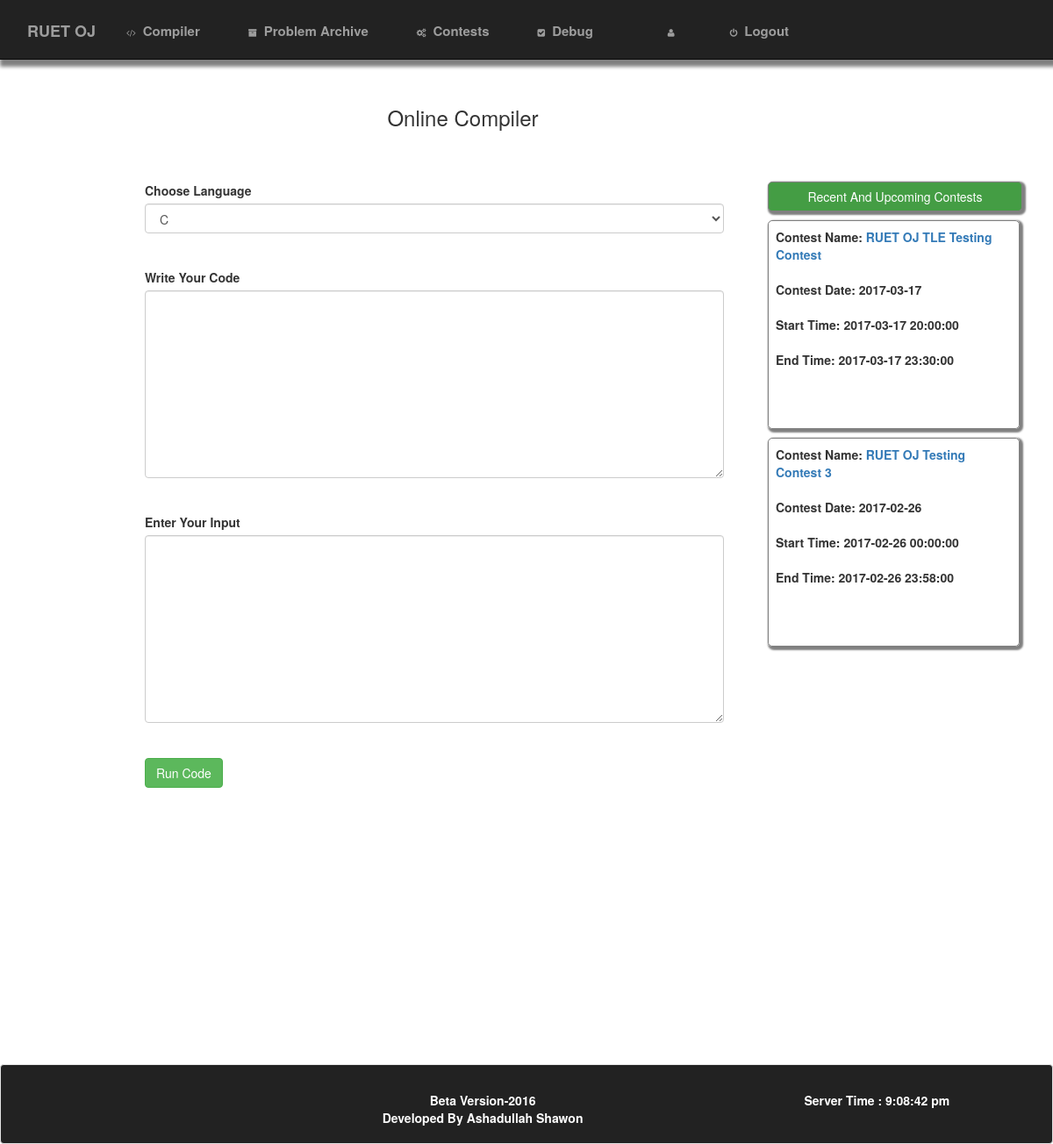
Page / (signed in) on the committed database.
### tables this page shows
CREATE TABLE IF NOT EXISTS `rapl_oj_contest` (
  `id` int(11) NOT NULL,
  `cname` varchar(4000) DEFAULT NULL,
  `start_at` datetime DEFAULT NULL,
  `end_at` datetime DEFAULT NULL,
  `date_on` date DEFAULT NULL,
  `owner` varchar(100) DEFAULT 'shawon'
);

### index.php (the view, shortened to what this page needs)
<?php
if(isset($_SESSION['un']))
{
  $username=$_SESSION['un'];
}
?>
<!DOCTYPE html>
<html>
<head>
        <link rel="stylesheet" href="css/bootstrap.min.css">
        <link rel="stylesheet" href="css/font-awesome.min.css">
        <link rel="stylesheet" href="css/normalize.css">
        <link rel="stylesheet" href="css/main.css">
        <link rel="stylesheet" href="css/style.css">
</head>
<body onload="set()">
<div class="main">
 <div class="row">
  <div class="col-sm-12">
  <nav class="shadow navbar navbar-inverse navbar-fixed-top nbar">
    <div class="navbar-header">
      <a class="navbar-brand lspace" href="home.php">RUET OJ</a>
    </div>
    <div class="collapse navbar-collapse navbar-menubuilder">
    <ul class="nav navbar-nav">
      <li class="space"><a href="compiler.php"><i class="fa fa-code ispace"></i>Compiler</a></li>
      <li class="space"><a href="archive.php"><i class="fa fa-archive ispace"></i>Problem Archive</a></li>
      <li class="space"><a href="contest.php"><i class="fa fa-cogs ispace"></i>Contests</a></li>
      <li class="space"><a href="#"><i class="fa fa-check-square ispace"></i>Debug</a></li>
      <li class="lgspace space"><a href="profile.php?user=<?php echo("$username"); ?>"><i class="fa fa-user ispace"></i><?php echo("$username"); ?></a></li>
      <li class="space"><a href="logout.php"><i class="fa fa-power-off ispace"></i>Logout</a></li>
    </ul>
    </div>
</nav>
</div>
</div>
<div class="row log">
<div class="col-sm-10">
<div class=""><h3 style="text-align:center;">Online Compiler</h3></div>
</div>
<div class="col-sm-1">
</div>
<div class="col-sm-1">
</div>
</div>
<div class="row cspace">
<div class="col-sm-8">
<div class="form-group">
<form action="compile.php" name="f2" method="POST">
<label for="lang">Choose Language</label>
<select class="form-control" name="language">
<option value="c">C</option>
</select><br><br>
<label for="ta">Write Your Code</label>
<textarea class="form-control" name="code" rows="10" cols="50"></textarea><br><br>
<label for="in">Enter Your Input</label>
<textarea class="form-control" name="input" rows="10" cols="50"></textarea><br><br>
<input type="submit" class="btn btn-success" value="Run Code"><br><br><br>
</form>
</div>
</div>
<div class="col-sm-4">
    <div style="margin-left:20px" class="pb">Recent And Upcoming Contests</div>
<?php
require_once("connection.php");
$q3="SELECT * FROM rapl_oj_contest ORDER BY date_on DESC LIMIT 0,2";
    $sq3=mysqli_query($con,$q3);
      $i=0;
  while($row=mysqli_fetch_array($sq3))
    {
      $i++;
      $demo="demo".$i;
   ?>
    <?php
     echo("<div class=\"xmm\">Contest Name: <a href=\"contestproblem.php?name=$row[cname]\">$row[cname]</a><br><br>Contest Date: $row[date_on] <br><br>Start Time: $row[start_at]<br><br>End Time: $row[end_at] <br><br><div id=$demo></div> <br><br></div>");
  }
?>
</div>
</div>
</div>
<br><br><br>
<div class="area">
<div class="well foot">
<div class="row area">
<div class="col-sm-3">
<center><br>
</center>
</div>
<div class="col-sm-5">
<div class="">
<b>Beta Version-2016</b><br>
<b>Developed By Ashadullah Shawon</b>
</div>
</div>
<div class="col-sm-4">
<div id="tx"></div>
</div>
</div>
</div>
</div>
</body>
</html>

### css/main.css (style rules this page uses)
html { color: #222; font-size: 1em; line-height: 1.4; }
textarea { resize: vertical; }

### css/style.css (style rules this page uses)
.area { margin:0px; padding:0px; }
.main { margin-left: 30px; margin-right: 20px; margin-bottom:100px; }
.space { padding-left:10px; padding-right: 15px; padding-bottom: 0px; margin-bottom: 0px; color:white; }
.lspace { padding-left: 50px; padding-right:30px; }
.nbar { min-height: 68px; padding-top:10px; color:white; font-size:15px; font-weight: bold; }
.ispace { padding-right:8px; font-size: 10px; }
.lgspace { margin-left:50px; }
.log { padding-left:50px; padding-top:150px; padding-right:20px; }
.cspace { margin-top: 50px; margin-left:120px; padding-right: 10px; }
.foot { background-color: #222222; color:white; margin-top:100px; margin-bottom:0px; padding-top:30px; padding-left:0px; text-align:center; margin-left: 0px; margin-right: 0px; padding-right: 0px; }
.pb { border:1px solid gray; padding:6px; border-radius:5px; margin-bottom:10px; text-decoration: none; max-width:400px; text-align: center; background-color: #449D44; color:white; box-shadow: 2px 2px 2px 2px gray; margin-right: 5px; }
.xmm { margin-left:20px; padding: 8px; border:1px solid gray; border-radius: 5px; margin-bottom:10px; margin-right:8px; box-shadow: 2px 2px 2px 2px gray; font-weight: bold; max-width:500px; }
.shadow { box-shadow: 4px 4px 4px 4px gray; }
@media only screen and (max-width:1334px) and (min-width:1052px) { .main { margin-left: 30px; margin-right: 20px; } }
@media only screen and (max-width:1334px) and (min-width:1052px) { .cspace { margin-top: 50px; margin-left:120px; padding-right: 10px; } }
@media only screen and (max-width:1334px) and (min-width:1052px) { .lspace { margin-left:1px; padding-left: 30px; padding-right:10px; text-align: center; } }
@media only screen and (max-width:1334px) and (min-width:1052px) { .log { padding-left:50px; padding-top:100px; padding-right:20px; } }
@media only screen and (max-width:1334px) and (min-width:1052px) { .space { color:white; } }
@media only screen and (max-width:1334px) and (min-width:1052px) { .lgspace { margin-left:30px; } }
@media only screen and (max-width:1334px) and (min-width:1052px) { .xmm { margin-left:20px; padding: 8px; border:1px solid gray; border-radius: 5px; margin-bottom:10px; margin-right:8px; box-shadow: 2px 2px 2px 2px gray; font-weight: bold; } }

### rows in the picture
rapl_oj_contest: cname "RUET OJ TLE Testing Contest", date_on "2017-03-17", start_at "2017-03-17 20:00:00", end_at "2017-03-17 23:30:00"
rapl_oj_contest: cname "RUET OJ Testing Contest 3", date_on "2017-02-26", start_at "2017-02-26 00:00:00", end_at "2017-02-26 23:58:00"
